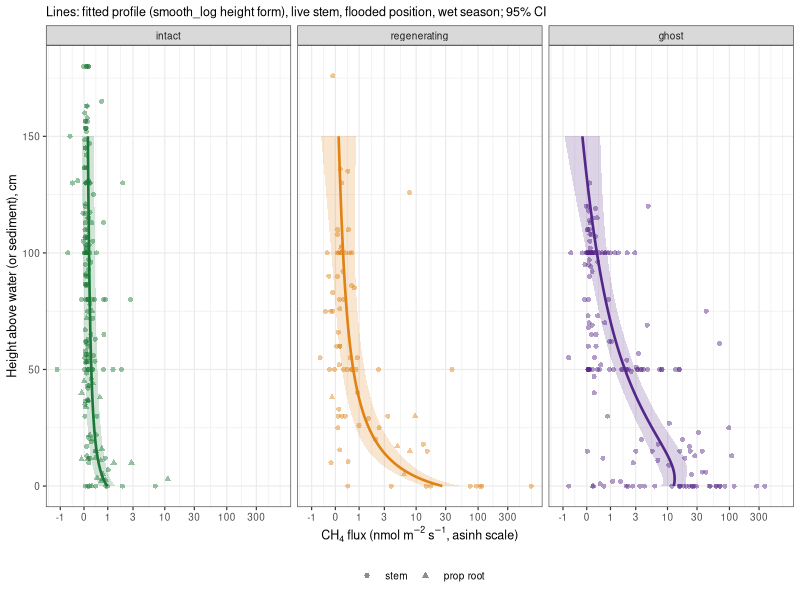
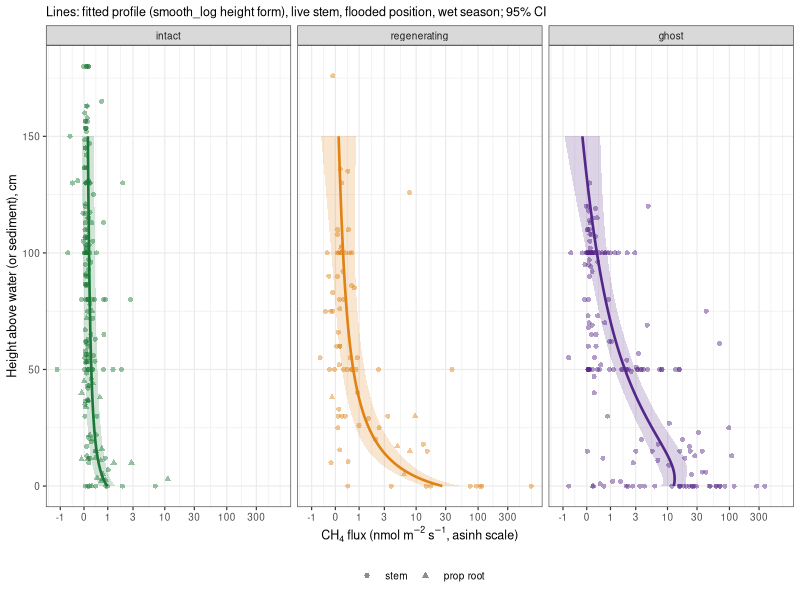

Reproduce these figures in R, in order.
# =============================================================================
# Woody-surface CH4 flux by height above the water surface (or the sediment
# where no water stood): stems and prop roots together, intact / regenerating /
# ghost forest, October 2022 and March 2023, core sites.
#
# Response: asinh(CH4 flux, nmol m-2 s-1) (keeps negative and near-zero fluxes).
# Height h (cm above water or sediment). Candidate height forms, each allowed
# to differ by class: linear; log(h + 5) (offset 5 cm chosen by AIC over
# 1-40 cm); a smooth of h (k = 5); a smooth of log(h + 5) (k = 4). A check adds
# species (where identified) to the selected model.
# Covariates: surface (stem / prop root), tissue status (alive / dead), season,
# position flooded (standing water at the chamber). Random intercepts: tree
# (reconstructed: consecutive closures on one tree are logged in sequence on
# one analyzer, same species and status, < 45 min apart, at most three stem
# heights) and site x campaign. Residual SD modelled by class (Gaussian
# location-scale, mgcv::gaulss), since scatter is far larger in ghost forest.
# Height forms compared by AIC; the selected model gives fitted profiles by
# class (stem, alive, flooded, wet season) with 95% CIs.
# Writes output/analysis/woody_height_model_{comparison,fixed,profiles}.csv and
# output/figures/other/woody_height_model.{png,pdf}.
# =============================================================================
suppressMessages({library(dplyr); library(mgcv); library(ggplot2)})
if (requireNamespace("here", quietly = TRUE)) setwd(here::here())
dir.create("output/analysis", showWarnings = FALSE)

d <- read.csv("output/data_products/combined_gas_flux_dataset.csv") %>%
  filter(component %in% c("stem", "root"), plot %in% c("SRS5", "SRS6", "BL60", "CP40", "FLM30"),
         month_year %in% c("2022-10", "2023-03"), !is.na(height_corrected), !is.na(CH4_best.flux),
         !is.na(status)) %>%
  mutate(class = factor(case_when(plot %in% c("SRS5", "SRS6") ~ "intact", plot == "BL60" ~ "regenerating", TRUE ~ "ghost"),
                        c("intact", "regenerating", "ghost")),
         h = pmax(height_corrected, 0), y = asinh(CH4_best.flux),
         surface = factor(ifelse(component == "root", "prop root", "stem"), c("stem", "prop root")),
         status = factor(status, c("alive", "dead")),
         season = factor(ifelse(month_year == "2022-10", "wet", "dry"), c("wet", "dry")),
         flooded = factor(ifelse(!is.na(water_depth) & water_depth > 0, "yes", "no"), c("no", "yes")),
         site_camp = factor(paste(plot, month_year)),
         t = as.POSIXct(paste(date, start_time), tz = "UTC")) %>%
  arrange(plot, date, analyzer_source, t)

# reconstruct trees
tree <- integer(nrow(d)); k <- 0; n_stem <- 0; seen <- numeric(0)
for (i in seq_len(nrow(d))) {
  new <- i == 1 || d$plot[i] != d$plot[i - 1] || d$date[i] != d$date[i - 1] ||
    d$analyzer_source[i] != d$analyzer_source[i - 1] || !identical(d$species[i], d$species[i - 1]) ||
    d$status[i] != d$status[i - 1] || as.numeric(difftime(d$t[i], d$t[i - 1], units = "mins")) > 45 ||
    (d$surface[i] == "stem" && (n_stem >= 3 || d$h[i] %in% seen))
  if (new) { k <- k + 1; n_stem <- 0; seen <- numeric(0) }
  if (d$surface[i] == "stem") { n_stem <- n_stem + 1; seen <- c(seen, d$h[i]) }
  tree[i] <- k
}
d$tree <- factor(tree)
cat("Closures:", nrow(d), " trees (reconstructed):", nlevels(d$tree), "\n")
print(table(d$class, d$surface))

fe <- "surface + status + season + flooded + s(tree, bs = 're') + s(site_camp, bs = 're')"
forms <- list(
  linear = "class + class:h",
  log    = "class + class:log(h + 5)",
  smooth = "class + s(h, by = class, k = 5)",
  smooth_log = "class + s(log(h + 5), by = class, k = 4)")
fit <- function(f) gam(list(as.formula(paste("y ~", f, "+", fe)), ~ class), family = gaulss(), data = d, method = "REML")
mods <- lapply(forms, fit)
cmp <- data.frame(height_form = names(forms), AIC = sapply(mods, AIC), edf = sapply(mods, function(m) sum(m$edf))) %>%
  mutate(dAIC = AIC - min(AIC)) %>% arrange(AIC)
print(cmp, row.names = FALSE)
best <- mods[[cmp$height_form[1]]]
d$sp <- factor(ifelse(d$species %in% "COPE", "COER", ifelse(is.na(d$species) | d$species %in% c("", "UNKN"), "unidentified", d$species)))
d$sp <- relevel(d$sp, "RHMA")
msp <- gam(list(as.formula(paste("y ~", forms[[cmp$height_form[1]]], "+ sp +", fe)), ~ class), family = gaulss(), data = d, method = "REML")
sp_tab <- summary(msp)$p.table; sp_tab <- sp_tab[grep("^sp", rownames(sp_tab)), , drop = FALSE]
cat("\nSpecies added to the selected model (reference R. mangle): AIC", round(AIC(msp), 1), "\n"); print(signif(sp_tab, 3))
write.csv(data.frame(term = rownames(sp_tab), sp_tab, check.names = FALSE), "output/analysis/woody_height_model_species_check.csv", row.names = FALSE)
sm <- summary(best)
fixed <- data.frame(term = names(sm$p.coeff), estimate = sm$p.coeff, se = sm$se[names(sm$p.coeff)], p = sm$p.pv)
print(fixed %>% mutate(across(where(is.numeric), ~ signif(.x, 3))), row.names = FALSE)
if (length(sm$s.table)) print(sm$s.table)

# fitted profiles: stem, alive, flooded, wet season; random effects excluded
nd <- expand.grid(h = seq(0, 150, 1), class = levels(d$class)) %>%
  mutate(surface = factor("stem", levels(d$surface)), status = factor("alive", levels(d$status)),
         season = factor("wet", levels(d$season)), flooded = factor("yes", levels(d$flooded)),
         tree = d$tree[1], site_camp = d$site_camp[1])
pr <- predict(best, nd, se.fit = TRUE, exclude = c("s(tree)", "s(site_camp)"))
nd <- nd %>% mutate(fit = pr$fit[, 1], se = pr$se.fit[, 1],
                    flux = sinh(fit), lo = sinh(fit - 1.96 * se), hi = sinh(fit + 1.96 * se))
prof <- nd %>% filter(h %in% c(0, 5, 10, 25, 50, 100, 150)) %>% select(class, h, flux, lo, hi)
print(prof %>% mutate(across(where(is.double), ~ signif(.x, 3))), row.names = FALSE)
write.csv(cmp, "output/analysis/woody_height_model_comparison.csv", row.names = FALSE)
write.csv(fixed, "output/analysis/woody_height_model_fixed.csv", row.names = FALSE)
write.csv(prof, "output/analysis/woody_height_model_profiles.csv", row.names = FALSE)

cols <- c(intact = "#1b7837", regenerating = "#e08214", ghost = "#542788")
br <- c(-1, 0, 1, 3, 10, 30, 100, 300)
p <- ggplot() +
  geom_point(data = d, aes(h, y, colour = class, shape = surface), alpha = 0.45, size = 1.4) +
  geom_ribbon(data = nd, aes(h, ymin = fit - 1.96 * se, ymax = fit + 1.96 * se, fill = class), alpha = 0.2) +
  geom_line(data = nd, aes(h, fit, colour = class), linewidth = 0.9) +
  coord_flip() + facet_wrap(~ class) +
  scale_y_continuous(breaks = asinh(br), labels = br) +
  scale_colour_manual(values = cols, guide = "none") + scale_fill_manual(values = cols, guide = "none") +
  scale_shape_manual(values = c(stem = 16, `prop root` = 17), name = NULL) +
  labs(x = "Height above water (or sediment), cm", y = expression("CH"[4]*" flux (nmol m"^-2*" s"^-1*", asinh scale)"),
       subtitle = sprintf("Lines: fitted profile (%s height form), live stem, flooded position, wet season; 95%% CI", cmp$height_form[1])) +
  theme_bw(base_size = 9) + theme(legend.position = "bottom")
dir.create("output/figures/other", showWarnings = FALSE, recursive = TRUE)
ggsave("output/figures/other/woody_height_model.png", p, width = 10, height = 4.2, dpi = 200)
ggsave("output/figures/other/woody_height_model.pdf", p, width = 10, height = 4.2)
